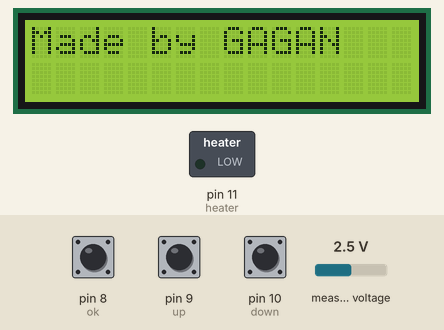
Simulated run of this sketch. Board: Arduino Uno, built with avr-gcc and run on an emulated ATmega328P. Shown: 16×2 character LCD, switched loads named in the sketch (green lamp = pin HIGH). The inputs (shaded band) are chosen by the test bench; at power-on: pin 8 (ok) HIGH, pin 9 (up) HIGH, pin 10 (down) HIGH, measured voltage 2.5 V. What the sketch prints to the serial monitor is not drawn.

Above: at 0.1 s.
3.3 s: pin 8 (ok) pulled LOW for 0.15 s
At 4.4 s:
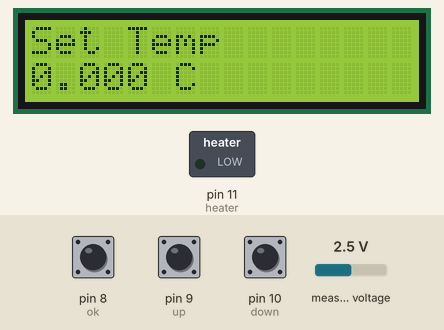
5.0 s: pin 9 (up) pulled LOW for 0.15 s
At 6.3 s:
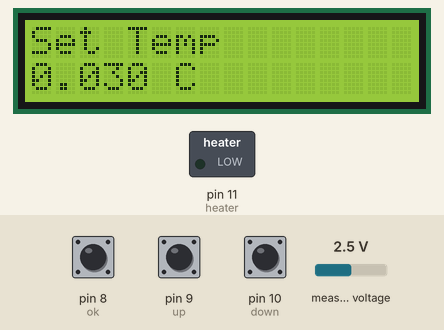
6.6 s: pin 10 (down) pulled LOW for 1 s
At 8.8 s:
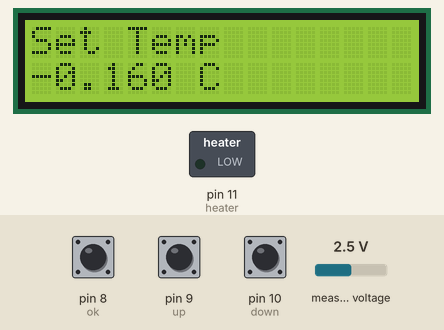
9.1 s: pin 9 (up) pulled LOW for 1 s
At 10.01 s:
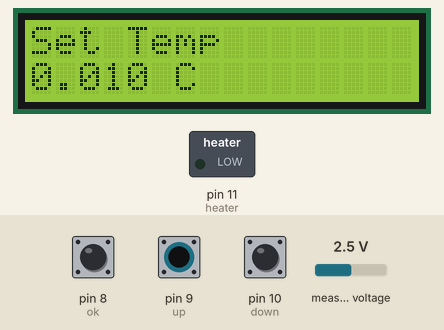
11.6 s: pin 10 (down) pulled LOW for 3.2 s
At 15.6 s:
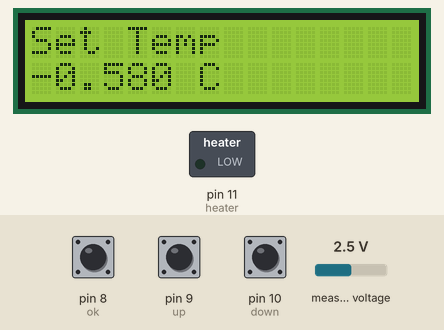
16.3 s: pin 8 (ok) pulled LOW for 3.2 s
At 17.8 s:
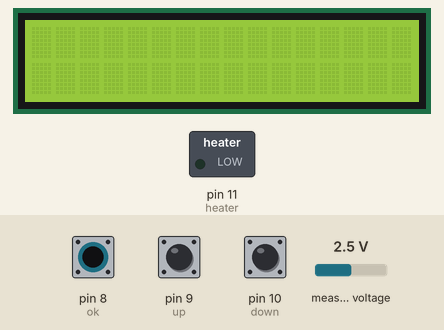

Measured:
- after the input at 3.3 s, the display: first changes at once (image 1 shows a later state)
- after the input at 5.0 s, the display: first changes after 0.05 s (image 2 shows a later state)
- after the input at 6.6 s, the display: first changes after 0.06 s (image 3 shows a later state)
- after the input at 9.1 s, the display: first changes after 0.06 s (image 4 shows a later state)
- after the input at 11.6 s, the display: first changes after 0.05 s (image 5 shows a later state)
- after the input at 16.3 s, the display: changes at once (image 6)

The sketch:

termistor_with_ads1115.ino
```cpp
//used a simple termistor along with 10k resistor and scaled it for a larger range using ads1115

#include <Wire.h>
#include <Adafruit_ADS1015.h>
#include <LiquidCrystal.h>

Adafruit_ADS1115 ads(0x48);

float Voltage = 0.0;

int thermistor_25 = 10000;

float refCurrent = 0.0001;
LiquidCrystal lcd(7, 6, 5, 4, 3, 2);

float set_temp = 0, hyst = 0, diff = 0;
int new_sped = 0;

#define ok 8
#define up 9
#define down 10

#define heater 11
#define cooler 12

int PID_heater = 20;
int PID_cooler = 20;

bool flag = 1;

void setup(void)
{
  lcd.begin(16, 2);
  lcd.setCursor(0, 0);
  lcd.print("Made by GAGAN");
  delay(2000);

  pinMode(ok, INPUT_PULLUP);
  pinMode(up, INPUT_PULLUP);
  pinMode(down, INPUT_PULLUP);

  pinMode(heater, OUTPUT);

  Serial.begin(9600);

  // Descomentar el que interese
  // ads.setGain(GAIN_TWOTHIRDS);  +/- 6.144V  1 bit = 0.1875mV (default)
  // ads.setGain(GAIN_ONE);        +/- 4.096V  1 bit = 0.125mV
  // ads.setGain(GAIN_TWO);        +/- 2.048V  1 bit = 0.0625mV
  // ads.setGain(GAIN_FOUR);       +/- 1.024V  1 bit = 0.03125mV
  // ads.setGain(GAIN_EIGHT);      +/- 0.512V  1 bit = 0.015625mV
  // ads.setGain(GAIN_SIXTEEN);    +/- 0.256V  1 bit = 0.0078125mV
  ads.begin();
  lcd.clear();
}

void loop() {

  int16_t adc0; // we read from the ADC, we have a sixteen bit integer as a result

  adc0 = ads.readADC_SingleEnded(0); // Read ADC value from ADS1115

  Voltage = adc0 * (5.0 / 65535); // Replace 5.0 with whatever the actual Vcc of your Arduino is

  float resistance = (Voltage / refCurrent); // Using Ohm's Law to calculate resistance of thermistor

  float ln = log(resistance / thermistor_25); // Log of the ratio of thermistor resistance and resistance at 25 deg. C

  float kelvin = 1 / (0.0033540170 + (0.00025617244 * ln) + (0.0000021400943 * ln * ln) + (-0.000000072405219 * ln * ln * ln)); // Using the Steinhart-Hart Thermistor Equation to calculate temp in K

  float temp = kelvin - 273.15 - 0.68; // Converting Kelvin to Celcuis -0.610 is offset set through calibration factor

  Serial.print("AIN0: "); // Print ADC value to Serial Monitor

  Serial.print(adc0);

  Serial.print("\tTemperature: "); // Print temperature to Serial Monitor in Celcius


  Serial.println(temp, 7);
  lcd.setCursor(0, 1);
  lcd.print("Temp = ");
  lcd.setCursor(7, 1);
  lcd.print(temp, 3);
  lcd.setCursor(14, 1);
  lcd.print(" C");
  Serial.println();

  if (digitalRead(ok) == LOW) {
    lcd.clear();
    delay(100);

    while (digitalRead(ok) != LOW) {
      lcd.setCursor(0, 0);
      lcd.print("Set Temp");

      if (digitalRead(up) == LOW) {
        set_temp += 0.01;
        delay(50);
      }
      else if (digitalRead(down) == LOW) {
        set_temp -= 0.01;
        delay(50);
      }
      lcd.setCursor(0, 1);
      lcd.print(set_temp, 3);
      lcd.println(" C ");
    }
    lcd.clear();
    while (digitalRead(ok) != LOW) {
      lcd.setCursor(0, 0);
      lcd.print("Set Hyst");

      if (digitalRead(up) == LOW) {
        hyst += 0.01;
        delay(50);
      }
      else if (digitalRead(down) == LOW) {
        hyst -= 0.01;
        delay(50);
      }
      lcd.setCursor(0, 1);
      lcd.print(hyst, 3);
      lcd.println(" C ");
    }
  }

  if (temp == set_temp) {
    flag = 0;
  }
  if (temp > set_temp + hyst || temp < set_temp - hyst) {
    flag = 1;
  }

  if (temp < set_temp && flag == 1) {
    diff = set_temp - temp;

    if (diff < PID_heater)
    {
      new_sped = map(diff, 0, PID_heater, 0, 100);
      switching(new_sped, heater, cooler);
    }
    else if (flag == 1) {
      digitalWrite(heater, HIGH);
      digitalWrite(cooler, LOW);
    }
  }
  else {
    diff = temp - set_temp;
    if (diff < PID_cooler)
    {
      new_sped = map(diff, 0, PID_cooler, 0, 100);
      switching(new_sped, cooler, heater);
    }
    else {
      digitalWrite(heater, LOW);
      digitalWrite(cooler, HIGH);
    }
  }

}

void switching(int sped, int pin, int pin2)
{
  digitalWrite(pin2, LOW);
  digitalWrite(pin, HIGH);
  delay(sped);
  digitalWrite(pin, LOW);
  delay(100 - sped);

}
```
